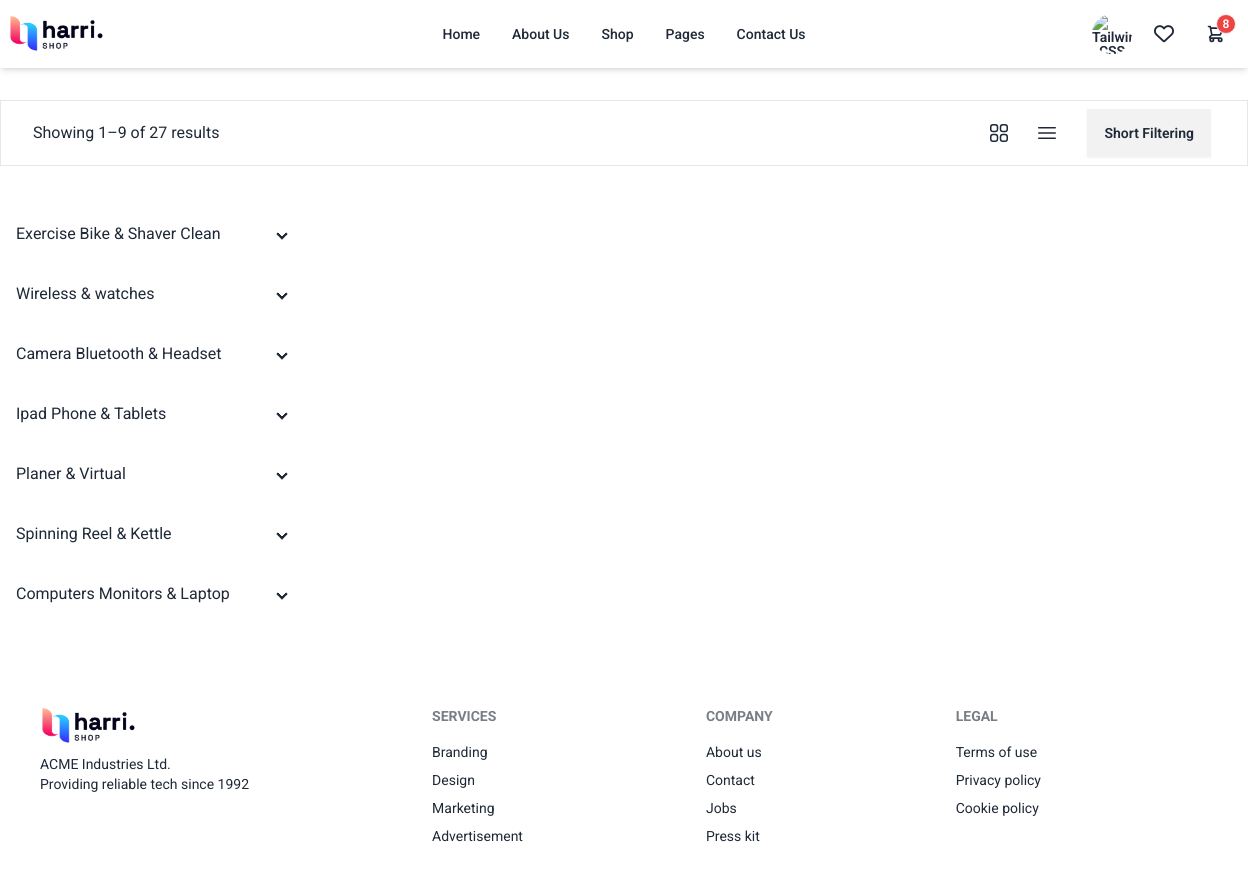
/all-products/ (signed in), run on the app's committed database.
### ProductCategory/models.py (models this page shows, shortened)
class Category(models.Model):
    category_name = models.CharField(max_length=100, unique=True)
    image_path = models.ImageField(upload_to="category_img") # MEDIA_ROOT/category_img
    created_at = models.DateTimeField(auto_now_add=True)
    updated_at = models.DateTimeField(auto_now=True)

### Products/views.py (the view)
# urls.py: path("all-products/", all_products, name="all_products"),
def all_products(request, subcategory_name=None):
    categories = Category.objects.all()
    dict = {
        "title": "All Products",
        "categories": categories
    }
    if subcategory_name:
        sub_category = SubCategory.objects.get(subcategory_name = subcategory_name)
        products = sub_category.product_set.all()
        dict.update({"products": products, "sub_category": sub_category})
    return render(request, "Products/all_products.html", context=dict)

### Products/templates/Products/all_products.html (shortened to what this page needs)
{% extends "layouts/main_layout.html" %}
{% block content %}
<section class="max-w-screen-xl mx-auto">
    <div class="mt-[100px] flex justify-between items-center border px-8 py-1">
        Showing 1–9 of 27 results
        <div class="flex items-center gap-6">
          <svg xmlns="http://www.w3.org/2000/svg" fill="none" viewBox="0 0 24 24" stroke-width="1.5" stroke="currentColor" class="size-6">
              <path stroke-linecap="round" stroke-linejoin="round" d="M3.75 6.75h16.5M3.75 12h16.5m-16.5 5.25h16.5" />
            </svg>
            <div class="dropdown">
                <div tabindex="0" role="button" class="btn m-1 rounded-none">Short Filtering</div>
              </div>
        </div>
    </div>
    <div class="flex my-[40px]">
        <div class="min-w-[306px]">
            {% for category in categories %}
            <div class="collapse collapse-arrow">
                <div class="collapse-title cursor-pointer {% if sub_category.category.category_name == category.category_name %}text-[#F90369]{% endif %}">{{category.category_name}}</div>
            </div>
            {% endfor %}
        </div>
        <div class="grow grid grid-cols-3 px-5">
        </div>
    </div>
</section>
{% endblock content %}

### templates/layouts/main_layout.html (style rules this page uses)
body { font-family: "Roboto", sans-serif; }

### data on the page
Category: category_name "Exercise Bike & Shaver Clean"
Category: category_name "Wireless & watches"
Category: category_name "Camera Bluetooth & Headset"
Category: category_name "Ipad Phone & Tablets"
Category: category_name "Planer & Virtual"
Category: category_name "Spinning Reel & Kettle"
Category: category_name "Computers Monitors & Laptop"
